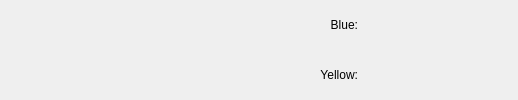
       <widget class="QWidget" name="refShortcuts" native="true">
        <layout class="QHBoxLayout" name="horizontalLayout_3">
         <property name="spacing">
          <number>0</number>
         </property>
         <property name="leftMargin">
          <number>0</number>
         </property>
         <property name="topMargin">
          <number>0</number>
         </property>
         <property name="rightMargin">
          <number>0</number>
         </property>
         <property name="bottomMargin">
          <number>0</number>
         </property>
         <item>
          <spacer name="horizontalSpacer_15">
           <property name="orientation">
            <enum>Qt::Horizontal</enum>
           </property>
           <property name="sizeHint" stdset="0">
            <size>
             <width>40</width>
             <height>20</height>
            </size>
           </property>
          </spacer>
         </item>
         <item>
          <widget class="QPushButton" name="fastHalt">
           <property name="maximumSize">
            <size>
             <width>30</width>
             <height>30</height>
            </size>
           </property>
           <property name="toolTip">
            <string>Halt</string>
           </property>
           <property name="icon">
            <iconset resource="main_icons.qrc">
             <normaloff>:/icons/halt.svg</normaloff>:/icons/halt.svg</iconset>
           </property>
           <property name="iconSize">
            <size>
             <width>24</width>
             <height>24</height>
            </size>
           </property>
           <property name="shortcut">
            <string>H</string>
           </property>
           <property name="flat">
            <bool>true</bool>
           </property>
          </widget>
         </item>
         <item>
          <spacer name="horizontalSpacer_10">
           <property name="orientation">
            <enum>Qt::Horizontal</enum>
           </property>
           <property name="sizeHint" stdset="0">
            <size>
             <width>40</width>
             <height>20</height>
            </size>
           </property>
          </spacer>
         </item>
         <item>
          <widget class="QPushButton" name="fastStop">
           <property name="maximumSize">
            <size>
             <width>30</width>
             <height>30</height>
            </size>
           </property>
           <property name="toolTip">
            <string>Stop</string>
           </property>
           <property name="icon">
            <iconset resource="main_icons.qrc">
             <normaloff>:/icons/stop.svg</normaloff>:/icons/stop.svg</iconset>
           </property>
           <property name="iconSize">
            <size>
             <width>24</width>
             <height>24</height>
            </size>
           </property>
           <property name="shortcut">
            <string>S</string>
           </property>
           <property name="flat">
            <bool>true</bool>
           </property>
          </widget>
         </item>
         <item>
          <spacer name="horizontalSpacer_11">
           <property name="orientation">
            <enum>Qt::Horizontal</enum>
           </property>
           <property name="sizeHint" stdset="0">
            <size>
             <width>40</width>
             <height>20</height>
            </size>
           </property>
          </spacer>
         </item>
         <item>
          <widget class="QPushButton" name="fastReady">
           <property name="maximumSize">
            <size>
             <width>30</width>
             <height>30</height>
            </size>
           </property>
           <property name="toolTip">
            <string>Ready</string>
           </property>
           <property name="icon">
            <iconset resource="main_icons.qrc">
             <normaloff>:/icons/ready.svg</normaloff>:/icons/ready.svg</iconset>
           </property>
           <property name="iconSize">
            <size>
             <width>24</width>
             <height>24</height>
            </size>
           </property>
           <property name="flat">
            <bool>true</bool>
           </property>
          </widget>
         </item>
         <item>
          <spacer name="horizontalSpacer_12">
           <property name="orientation">
            <enum>Qt::Horizontal</enum>
           </property>
           <property name="sizeHint" stdset="0">
            <size>
             <width>40</width>
             <height>20</height>
            </size>
           </property>
          </spacer>
         </item>
         <item>
          <widget class="QPushButton" name="fastForceStart">
           <property name="maximumSize">
            <size>
             <width>30</width>
             <height>30</height>
            </size>
           </property>
           <property name="toolTip">
            <string>Force Start</string>
           </property>
           <property name="icon">
            <iconset resource="main_icons.qrc">
             <normaloff>:/icons/force_start.svg</normaloff>:/icons/force_start.svg</iconset>
           </property>
           <property name="iconSize">
            <size>
             <width>24</width>
             <height>24</height>
            </size>
           </property>
           <property name="shortcut">
            <string>P</string>
           </property>
           <property name="flat">
            <bool>true</bool>
           </property>
          </widget>
         </item>
         <item>
          <spacer name="horizontalSpacer_19">
           <property name="orientation">
            <enum>Qt::Horizontal</enum>
           </property>
           <property name="sizeHint" stdset="0">
            <size>
             <width>40</width>
             <height>20</height>
            </size>
           </property>
          </spacer>
         </item>
         <item>
          <layout class="QVBoxLayout" name="Color_Labels">
           <item>
            <widget class="QLabel" name="Blue">
             <property name="text">
              <string>Blue:</string>
             </property>
             <property name="alignment">
              <set>Qt::AlignRight|Qt::AlignTrailing|Qt::AlignVCenter</set>
             </property>
            </widget>
           </item>
           <item>
            <widget class="QLabel" name="Yellow">
             <property name="text">
              <string>Yellow:</string>
             </property>
             <property name="alignment">
              <set>Qt::AlignRight|Qt::AlignTrailing|Qt::AlignVCenter</set>
             </property>
            </widget>
           </item>
          </layout>
         </item>
         <item>
          <spacer name="horizontalSpacer_13">
           <property name="orientation">
            <enum>Qt::Horizontal</enum>
           </property>
           <property name="sizeHint" stdset="0">
            <size>
             <width>40</width>
             <height>20</height>
            </size>
           </property>
          </spacer>
         </item>
         <item>
          <layout class="QVBoxLayout" name="Kickoffs">
           <item>
            <widget class="QPushButton" name="fastKickoffBlue">
             <property name="toolTip">
              <string>Kickoff Blue</string>
             </property>
             <property name="text">
              <string/>
             </property>
             <property name="icon">
              <iconset resource="main_icons.qrc">
               <normaloff>:/icons/kickoff_blue.svg</normaloff>:/icons/kickoff_blue.svg</iconset>
             </property>
             <property name="iconSize">
              <size>
               <width>24</width>
               <height>24</height>
              </size>
             </property>
             <property name="flat">
              <bool>true</bool>
             </property>
            </widget>
           </item>
           <item>
            <widget class="QPushButton" name="fastKickoffYellow">
             <property name="toolTip">
              <string>Kickoff Yellow</string>
             </property>
             <property name="text">
              <string/>
             </property>
             <property name="icon">
              <iconset resource="main_icons.qrc">
               <normaloff>:/icons/kickoff_yellow.svg</normaloff>:/icons/kickoff_yellow.svg</iconset>
             </property>
             <property name="iconSize">
              <size>
               <width>24</width>
               <height>24</height>
              </size>
             </property>
             <property name="flat">
              <bool>true</bool>
             </property>
            </widget>
           </item>
          </layout>
         </item>
         <item>
          <layout class="QVBoxLayout" name="Directs">
           <item>
            <widget class="QPushButton" name="fastDirectBlue">
             <property name="toolTip">
              <string>Direct Blue</string>
             </property>
             <property name="text">
              <string/>
             </property>
             <property name="icon">
              <iconset resource="main_icons.qrc">
               <normaloff>:/icons/direct_blue.svg</normaloff>:/icons/direct_blue.svg</iconset>
             </property>
             <property name="iconSize">
              <size>
               <width>24</width>
               <height>24</height>
              </size>
             </property>
             <property name="flat">
              <bool>true</bool>
             </property>
            </widget>
           </item>
           <item>
            <widget class="QPushButton" name="fastDirectYellow">
             <property name="toolTip">
              <string>Direct Yellow</string>
             </property>
             <property name="text">
              <string/>
             </property>
             <property name="icon">
              <iconset resource="main_icons.qrc">
               <normaloff>:/icons/direct_yellow.svg</normaloff>:/icons/direct_yellow.svg</iconset>
             </property>
             <property name="iconSize">
              <size>
               <width>24</width>
               <height>24</height>
              </size>
             </property>
             <property name="flat">
              <bool>true</bool>
             </property>
            </widget>
           </item>
          </layout>
         </item>
         <item>
          <layout class="QVBoxLayout" name="Indirects">
           <item>
            <widget class="QPushButton" name="fastIndirectBlue">
             <property name="toolTip">
              <string>Indirect Blue</string>
             </property>
             <property name="text">
              <string/>
             </property>
             <property name="icon">
              <iconset resource="main_icons.qrc">
               <normaloff>:/icons/indirect_blue.svg</normaloff>:/icons/indirect_blue.svg</iconset>
             </property>
             <property name="iconSize">
              <size>
               <width>24</width>
               <height>24</height>
              </size>
             </property>
             <property name="flat">
              <bool>true</bool>
             </property>
            </widget>
           </item>
           <item>
            <widget class="QPushButton" name="fastIndirectYellow">
             <property name="toolTip">
              <string>Indirect Yellow</string>
             </property>
             <property name="text">
              <string/>
             </property>
             <property name="icon">
              <iconset resource="main_icons.qrc">
               <normaloff>:/icons/indirect_yellow.svg</normaloff>:/icons/indirect_yellow.svg</iconset>
             </property>
             <property name="iconSize">
              <size>
               <width>24</width>
               <height>24</height>
              </size>
             </property>
             <property name="flat">
              <bool>true</bool>
             </property>
            </widget>
           </item>
          </layout>
         </item>
        </layout>
       </widget>
